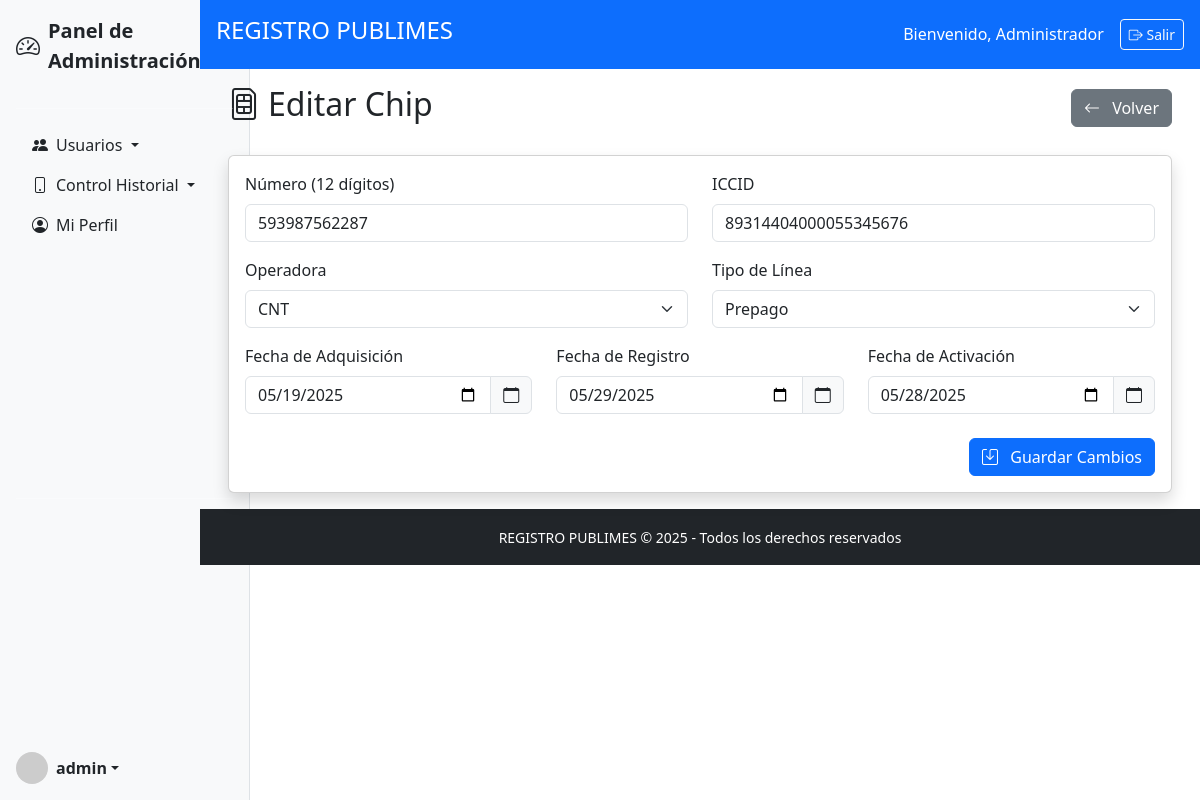
Screenshot of /historial/chips/2/editar (signed in) with the database file from the repository.
### modelo.py (models this page shows)
class Usuario(db.Model):
    __tablename__ = 'usuario'
    idUsuario = db.Column(db.Integer, primary_key=True)
    nombre = db.Column(db.String(100), nullable=False)
    username = db.Column(db.String(50), unique=True, nullable=False)
    password = db.Column(db.String(255), nullable=False)
    activo = db.Column(db.Boolean, default=True)
    fecha_creacion = db.Column(db.DateTime, default=datetime.utcnow)
    roles = db.relationship('UsuarioRol', back_populates='usuario')
    clientes_asignados = db.relationship('Cliente', back_populates='operador_publimes')
    envios_realizados = db.relationship('EnvioCampania', back_populates='usuario')
    transferencias_supervisor = db.relationship('TransferenciaTelefono', foreign_keys='TransferenciaTelefono.idSupervisorHistorial', back_populates='supervisor_historial')
    transferencias_origen = db.relationship('TransferenciaTelefono', foreign_keys='TransferenciaTelefono.idOperadorPublimes', back_populates='operador_publimes')

class Chip(db.Model):
    __tablename__ = 'chip'
    idChip = db.Column(db.Integer, primary_key=True)
    numero = db.Column(db.String(20), unique=True, nullable=False)
    iccid = db.Column(db.String(22), unique=True, nullable=False)  # Nuevo campo para ICCID
    operadora = db.Column(db.String(50), nullable=False)
    tipo_linea = db.Column(db.String(50))
    fecha_adquisicion = db.Column(db.Date, nullable=False)
    fecha_registro = db.Column(db.Date, nullable=False)
    fecha_activacion = db.Column(db.Date, nullable=False)
    estado_actual = db.Column(db.String(50), default='ACTIVO')
    tiene_whatsapp = db.Column(db.Boolean, default=False)
    celulares = db.relationship('CelularChip', back_populates='chip')
    estados = db.relationship('ChipEstadoRelacion', back_populates='chip')
    envios = db.relationship('DetalleEnvioChip', back_populates='chip')

### logica/Logica_Historial/Control_Historial.py (the view, shortened to what this page needs)
    @requiere_login
    @requiere_rol('Administrador General', 'Supervisor Historial')
    def editar(self, id):
        usuario_actual = Usuario.query.get(session['id_usuario'])
        chip = Chip.query.get_or_404(id)
        form = ChipForm(obj=chip)
        form.chip = chip
        return render_template('historial/Control_Historial/Editar_ControlHistorial/Editar_Chip.html',
                             form=form,
                             chip=chip,
                             usuario_actual=usuario_actual)

### app.py (called while the page is built)
@app.context_processor
def inject_current_year():
    return {'current_year': datetime.now().year}

### decoradores.py (called while the page is built)
def requiere_login(f):
    @wraps(f)
    def decorador(*args, **kwargs):
        if 'id_usuario' not in session:
            flash('Debe iniciar sesión para acceder a esta página', 'danger')
            return redirect(url_for('login.iniciar_sesion'))
        return f(*args, **kwargs)
    return decorador

def requiere_rol(*roles_permitidos):
    def decorador(f):
        @wraps(f)
        def wrapper(*args, **kwargs):
            if 'id_usuario' not in session:
                flash('Autenticación requerida', 'warning')
                return redirect(url_for('login.iniciar_sesion'))
            usuario_actual = Usuario.query.get(session['id_usuario'])
            roles_usuario = {ur.rol.nombreRol for ur in usuario_actual.roles}
            if not roles_usuario.intersection(roles_permitidos):
                flash('No tiene permisos suficientes para esta acción', 'danger')
                return redirect(url_for('login.panel_control'))
            return f(*args, **kwargs)
        return wrapper
    return decorador

### templates/historial/Control_Historial/Editar_ControlHistorial/Editar_Chip.html (shortened to what this page needs)
{% extends "base/base.html" %}
{% block content %}
<div class="container-fluid">
    <div class="d-flex justify-content-between align-items-center mb-4">
        <h2><i class="bi bi-sim me-2"></i>Editar Chip</h2>
        <a href="{{ url_for('historial.chips_index') }}" class="btn btn-secondary">
            <i class="bi bi-arrow-left me-2"></i> Volver
        </a>
    </div>
    <div class="card shadow">
        <div class="card-body">
            <form method="POST">
                <div class="row mb-3">
                    <div class="col-md-6">
                        <label for="numero" class="form-label">Número (12 dígitos)</label>
                        {{ form.numero(class="form-control", placeholder="593XXXXXXXXX") }}
                    </div>
                    <div class="col-md-6">
                        <label for="iccid" class="form-label">ICCID</label>
                        {{ form.iccid(class="form-control", placeholder="Ingrese el ICCID (18-22 dígitos)") }}
                    </div>
                </div>
                <div class="row mb-3">
                    <div class="col-md-6">
                        <label for="operadora" class="form-label">Operadora</label>
                        {{ form.operadora(class="form-select") }}
                    </div>
                    <div class="col-md-6">
                        <label for="tipo_linea" class="form-label">Tipo de Línea</label>
                        {{ form.tipo_linea(class="form-select") }}
                    </div>
                </div>
                <div class="row mb-3">
                    <div class="col-md-4">
                        <label for="fecha_adquisicion" class="form-label">Fecha de Adquisición</label>
                        <div class="input-group">
                            {{ form.fecha_adquisicion(class="form-control", type="date") }}
                            <span class="input-group-text"><i class="bi bi-calendar"></i></span>
                        </div>
                    </div>
                    <div class="col-md-4">
                        <label for="fecha_registro" class="form-label">Fecha de Registro</label>
                        <div class="input-group">
                            {{ form.fecha_registro(class="form-control", type="date") }}
                            <span class="input-group-text"><i class="bi bi-calendar"></i></span>
                        </div>
                    </div>
                    <div class="col-md-4">
                        <label for="fecha_activacion" class="form-label">Fecha de Activación</label>
                        <div class="input-group">
                            {{ form.fecha_activacion(class="form-control", type="date") }}
                            <span class="input-group-text"><i class="bi bi-calendar"></i></span>
                        </div>
                    </div>
                </div>
                <div class="d-grid gap-2 d-md-flex justify-content-md-end mt-4">
                    <button type="submit" class="btn btn-primary">
                        <i class="bi bi-save me-2"></i> Guardar Cambios
                    </button>
                </div>
            </form>
        </div>
    </div>
</div>
{% endblock %}

### templates/base/sidebar.html (shortened to what this page needs)
<div class="d-flex flex-column flex-shrink-0 p-3 bg-light border-end vh-100" style="width: 250px;">
    <a href="{{ url_for('login.panel_control') }}" class="d-flex align-items-center mb-3 text-dark text-decoration-none">
        <i class="bi bi-speedometer2 me-2 fs-4"></i>
        <span class="fs-5 fw-semibold">Panel de Administración</span>
    </a>
    <hr>
    <ul class="nav nav-pills flex-column mb-auto">
        <li class="nav-item">
            <a class="nav-link text-dark dropdown-toggle" data-bs-toggle="collapse" href="#usuariosCollapse" role="button" aria-expanded="false">
                <i class="bi bi-people-fill me-2"></i>Usuarios
            </a>
        </li>
        <li class="nav-item">
            <a class="nav-link text-dark dropdown-toggle" data-bs-toggle="collapse" href="#historialCollapse" role="button" aria-expanded="false">
                <i class="bi bi-phone me-2"></i>Control Historial
            </a>
        </li>
        <li class="nav-item">
            <a href="{{ url_for('login.ver_perfil') }}" class="nav-link text-dark">
                <i class="bi bi-person-circle me-2"></i>Mi Perfil
            </a>
        </li>
    </ul>
    <hr>
    <div class="dropdown mt-auto">
        <a href="#" class="d-flex align-items-center text-dark text-decoration-none dropdown-toggle" id="dropdownUser" data-bs-toggle="dropdown" aria-expanded="false">
            <img src="https://via.placeholder.com/32" alt="Avatar" width="32" height="32" class="rounded-circle me-2">
            <strong>{{ session.get('usuario', 'Usuario') }}</strong>
        </a>
    </div>
</div>

### templates/base/header.html
<header class="bg-primary text-white p-3 d-flex justify-content-between align-items-center">
    <h4>REGISTRO PUBLIMES</h4>
    <div class="d-flex align-items-center">
        <span class="me-3">Bienvenido, {{ session.nombre }}</span>
        <a href="{{ url_for('login.logout') }}" class="btn btn-sm btn-outline-light">
            <i class="bi bi-box-arrow-right"></i> Salir
        </a>
    </div>
</header>

### rows the page displays
Usuario: get "admin", nombre "Administrador"
Chip: numero "593987562287", iccid "89314404000055345676", operadora "CNT", tipo_linea "Prepago", fecha_adquisicion "05/19/2025", fecha_registro "05/29/2025", fecha_activacion "05/28/2025"
